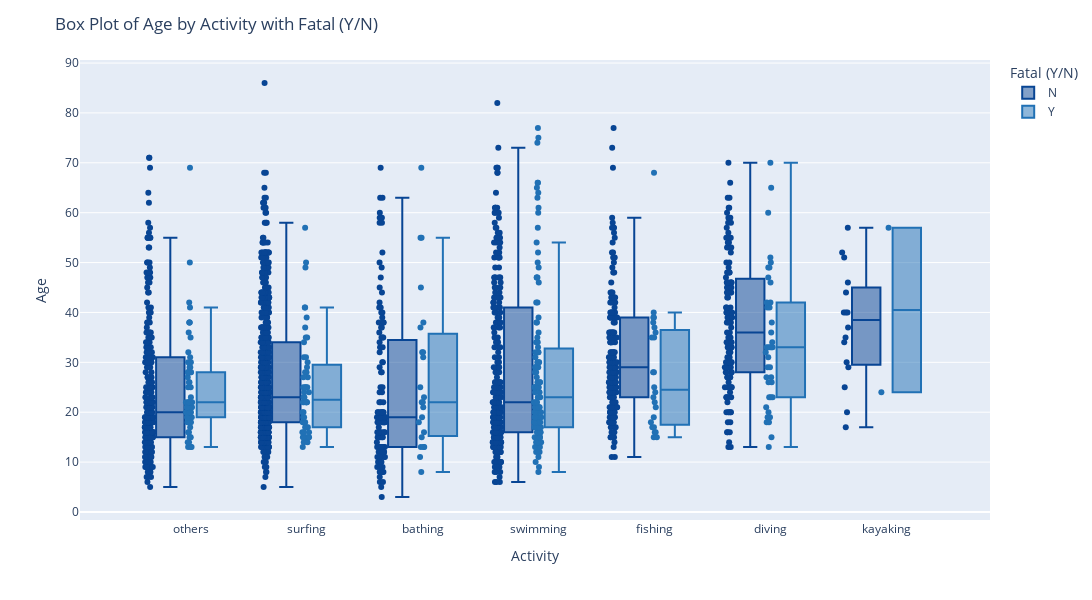

Notebook code for this chart:
### Code cell
# Define custom color palette with blue colors
#custom_palette = px.colors.qualitative.Blues
custom_palette = ['#084594', '#2171b5', '#4292c6', '#6baed6', '#9ecae1', '#c6dbef', '#deebf7', '#f7fbff']


# Create the box plot with custom color palette and title
fig = px.box(attacks, x="Activity", y="Age", color="Fatal (Y/N)", points="all", 
             width=1500, height=600, color_discrete_sequence=custom_palette)
fig.update_layout(title_text="Box Plot of Age by Activity with Fatal (Y/N)")
fig.show()

### Figure 1 — Plotly figure (JSON) as saved in the notebook; plotly's stock layout.template omitted (floating-point values rounded to 4 significant figures; data arrays with more than 128 entries replaced by an {"elided": "..."} marker saying what was removed)
{"data": [{"alignmentgroup": "True", "boxpoints": "all", "hovertemplate": "Fatal (Y/N)=N<br>Activity=%{x}<br>Age=%{y}<extra></extra>", "legendgroup": "N", "marker": {"color": "#084594"}, "name": "N", "notched": false, "offsetgroup": "N", "orientation": "v", "showlegend": true, "type": "box", "x": {"elided": "1553 str values"}, "x0": " ", "xaxis": "x", "y": {"elided": "1553 int values"}, "y0": " ", "yaxis": "y"}, {"alignmentgroup": "True", "boxpoints": "all", "hovertemplate": "Fatal (Y/N)=Y<br>Activity=%{x}<br>Age=%{y}<extra></extra>", "legendgroup": "Y", "marker": {"color": "#2171b5"}, "name": "Y", "notched": false, "offsetgroup": "Y", "orientation": "v", "showlegend": true, "type": "box", "x": {"elided": "321 str values"}, "x0": " ", "xaxis": "x", "y": {"elided": "321 int values"}, "y0": " ", "yaxis": "y"}], "layout": {"boxmode": "group", "height": 600, "legend": {"title": {"text": "Fatal (Y/N)"}, "tracegroupgap": 0}, "margin": {"t": 60}, "title": {"text": "Box Plot of Age by Activity with Fatal (Y/N)"}, "width": 1500, "xaxis": {"anchor": "y", "domain": [0, 1], "title": {"text": "Activity"}}, "yaxis": {"anchor": "x", "domain": [0, 1], "title": {"text": "Age"}}}}
